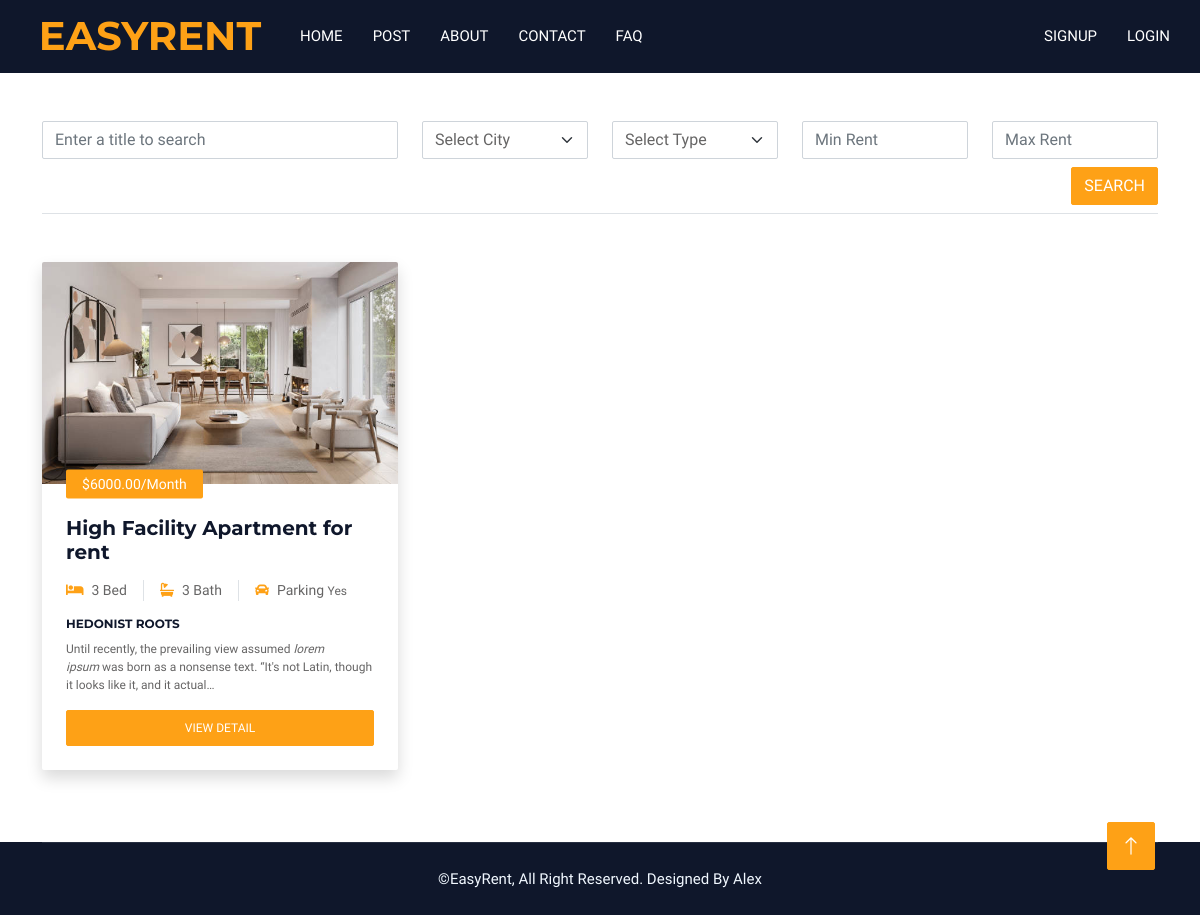
The app's page /post, older data.
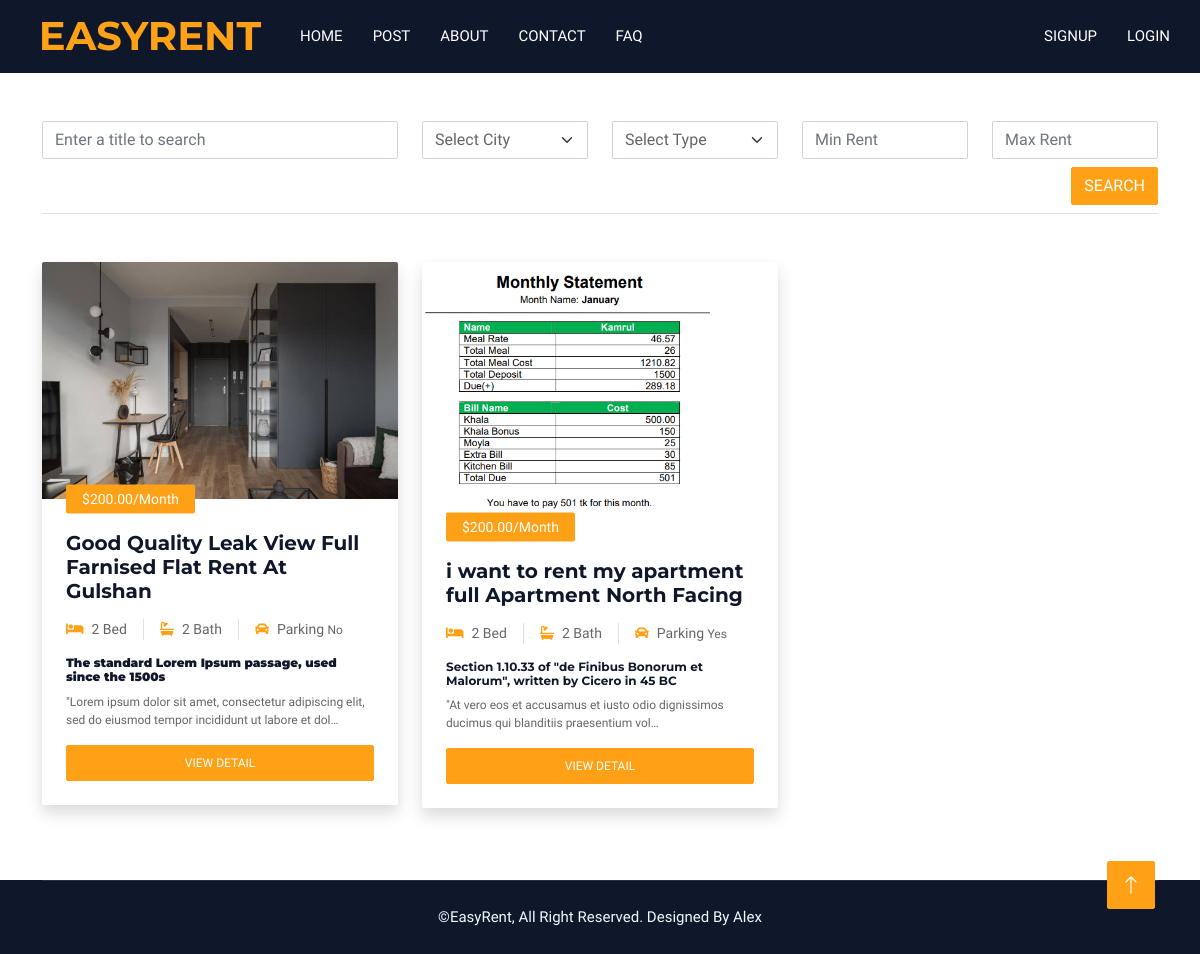
The same page, newer data.
### App_Rental/models.py (models this page shows, shortened)
class House(models.Model):
    def next_month_first_day():
        today = timezone.localdate()
        first_day_next_month = today.replace(day=1) + timedelta(days=32 - today.day)
        return first_day_next_month
    owner = models.ForeignKey(User, on_delete=models.CASCADE)
    title = models.CharField(max_length=500, blank=False)
    city = models.ForeignKey(City, on_delete=models.DO_NOTHING)
    address = models.CharField(max_length=500, blank=False)
    rent_from = models.DateField(default=next_month_first_day)
    house_type = models.CharField(max_length=10, choices=HOUSE_TYPE_LIST, default="1")
    house_name = models.CharField(max_length=200, null=True)
    house_area = models.IntegerField(default=800)
    description = RichTextField(null=True)
    is_parking = models.BooleanField(default=True)
    total_bedrooms = models.IntegerField(default=0)
    total_bathrooms = models.IntegerField(default=0)
    floor_no = models.IntegerField(default=0)
    map_link =models.CharField(max_length=10000,blank=True)
    monthly_rent = models.DecimalField(max_digits=10, decimal_places=2, default=Decimal('0.00'))
    advacne_rent = models.DecimalField(max_digits=10, decimal_places=2, default=Decimal('0.00'))
    images = models.ManyToManyField('HouseImage', related_name='houses', blank=True)
    is_active=models.BooleanField(default=False)
    is_reject=models.BooleanField(default=False)
    is_rented=models.BooleanField(default=False)
    created=models.DateTimeField(auto_now=True,auto_now_add=False)

class HouseImage(models.Model):
    image = models.ImageField(upload_to='house_photos/')

### HouseRental/views.py (the view)
# urls.py: path('post',RentPost,name='post'),
def RentPost(request):
    if request.method == 'GET':
        txtSearch = request.GET.get('txtSearch','')
        txtCity = request.GET.get('txtCity','0')
        txtType = request.GET.get('txtType','0')
        txtMin = request.GET.get('txtMin',0)
        txtMax = request.GET.get('txtMax',0)
        try:
            txtMin_decimal = Decimal(txtMin)
        except (InvalidOperation, ValueError):
            txtMin_decimal = Decimal(0)
        try:
            txtMax_decimal = Decimal(txtMax)
        except (InvalidOperation, ValueError):
            txtMax_decimal = Decimal(0)
        rentpost = House.objects.filter(is_active=True, is_rented=False)
        if txtSearch:
            rentpost = rentpost.filter(title__icontains=txtSearch)
        if txtCity and txtCity != '0':
            rentpost = rentpost.filter(city=txtCity)
        if txtType and txtType != '0':
            rentpost = rentpost.filter(house_type=txtType)
        if txtMin_decimal!=0:
            print(txtMin_decimal)
            rentpost = rentpost.filter(monthly_rent__gte=txtMin_decimal)
        if txtMax_decimal!=0:
            rentpost = rentpost.filter(monthly_rent__lte=txtMax_decimal)
        post_count=rentpost.count()
        paginator =Paginator(rentpost,2)#per page e koyta post seta
        page = request.GET.get('page')
        paged_rents = paginator.get_page(page)
        cities = City.objects.all()
        new_cities=[]
        for city in cities:
            if int(city.id) == int(txtCity):
                new_cities.append({'id': city.id, 'name': city.name, 's': 'selected'})
            else:
                new_cities.append({'id': city.id, 'name': city.name, 's': ''})
        new_house_type = []
        house_type_list = list(HOUSE_TYPE_LIST)
        for value,label in house_type_list:
            if value == txtType:
                new_house_type.append({'value': value, 'label': label, 's': 'selected'})
            else:
                new_house_type.append({'value': value, 'label': label, 's': ''})
        print(new_house_type)
    context={
        'rentpost':paged_rents,
        'cities':new_cities,
        'house_types':new_house_type,
        'post_count':post_count
    }
    return render(request,'post.html',context)

### templates/post.html (shortened to what this page needs)
{% extends 'base.html'%}
{% load static%}
{% block main %}
<div class="container-xxl py-5">
    <div class="container">
        <div class="text-center wow fadeInUp">
            <form class="row">
                <div class="col-lg-4">
                    <input type="text" class="form-control" name="txtSearch" placeholder="Enter a title to search"
                        value="{{ request.GET.txtSearch }}">
                </div>
                <div class="col-lg-2">
                    <select name="txtCity" class="form-select">
                        <option value="0">Select City </option>
                    </select>
                </div>
                <div class="col-lg-2">
                    <select name="txtType" class="form-select">
                        <option value="0">Select Type</option>
                    </select>
                </div>
                <div class="col-lg-2">
                    <input type="text" class="form-control" name="txtMin" placeholder="Min Rent"
                        value="{{ request.GET.txtMin }}">
                </div>
                <div class="col-lg-2">
                    <input type="text" class="form-control" name="txtMax" placeholder="Max Rent"
                        value="{{ request.GET.txtMax }}">
                </div>
                <div class="col-lg-12 mt-2 text-end">
                    <button class="btn btn-primary" type="submit">Search</button>
                </div>
            </form>
        </div>
        <div class="col-lg-12 mt-2 border-bottom"></div>
        <div class="row g-4 my-4">
            {% for rent in rentpost%}
            <div class="col-lg-4 col-md-6">
                <div class="room-item shadow rounded overflow-hidden">
                    <div class="position-relative">
                        <img class="img-fluid" src="{{ rent.images.all.0.image.url }}" style="max-height: 265px;"
                            alt="Rent post image">
                        <small
                            class="position-absolute start-0 top-100 translate-middle-y bg-primary text-white rounded py-1 px-3 ms-4">${{rent.monthly_rent}}/Month</small>
                    </div>
                    <div class="p-4 mt-2">
                        <div class="d-flex justify-content-between mb-3">
                            <h5 class="mb-0">{{rent.title}}</h5>
                        </div>
                        <div class="d-flex mb-3">
                            <small class="border-end me-3 pe-3"><i
                                    class="fa fa-bed text-primary me-2"></i>{{rent.total_bedrooms}}
                                Bed</small>
                            <small class="border-end me-3 pe-3"><i
                                    class="fa fa-bath text-primary me-2"></i>{{rent.total_bathrooms}}
                                Bath</small>
                            <small><i class="fa fa-car text-primary me-2"></i>Parking {% if rent.is_parking == True %}
                                <span>Yes</span>
                                {% else %}<span>No</span>{% endif%}</small>
                        </div>
                        <p class="text-body mb-3">{{rent.description|safe|truncatechars:200}}</p>
                        <div class="d-flex justify-content-between">
                            <a class="btn btn-sm btn-primary rounded py-2 px-4 w-100"
                                href="{% url 'details' rent.id %}">View Detail</a>
                        </div>
                    </div>
                </div>
            </div>
            {% empty%}
            <h3>No post found</h3>
            {% endfor %}
        </div>
    </div>
</div>
{% endblock %}

Row changes from the older to the newer data that the page shows:
no longer on this page (row edited): House: images.all.0.image (picture), monthly_rent "6000.00", title "High Facility Apartment for rent", total_bedrooms "3", total_bathrooms "3", is_parking "Yes", description "HEDONIST ROOTS Until recently, the prevailing view assumed lorem ipsum was born as a nonsense text. “It's not Latin, though it looks like it, and it actual…"
now on this page (row edited): House: images.all.0.image (picture), monthly_rent "200.00", title "Good Quality Leak View Full Farnised Flat Rent At Gulshan", total_bedrooms "2", total_bathrooms "2", is_parking "No", description "The standard Lorem Ipsum passage, used since the 1500s \"Lorem ipsum dolor sit amet, consectetur adipiscing elit, sed do eiusmod tempor incididunt ut labore et dol…"
now on this page (row edited): House: images.all.0.image (picture), monthly_rent "200.00", title "i want to rent my apartment full Apartment North Facing", total_bedrooms "2", total_bathrooms "2", is_parking "Yes", description "Section 1.10.33 of \"de Finibus Bonorum et Malorum\", written by Cicero in 45 BC \"At vero eos et accusamus et iusto odio dignissimos ducimus qui blanditiis praesentium vol…"
